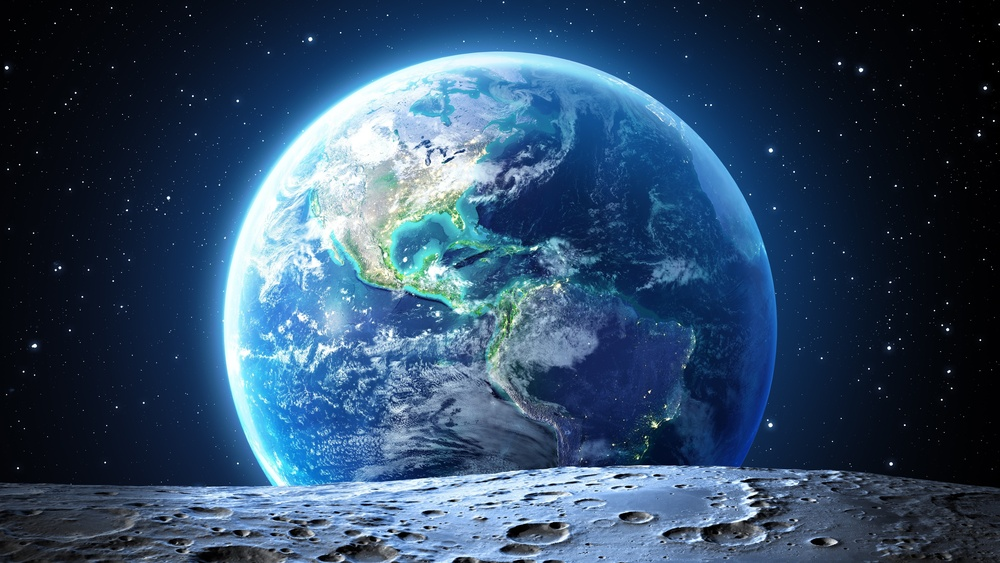
#> input picture 14_Frequency_LPF/input14.jpg, 1000 x 563 px, shrunk from 3834 x 2157 before the run
$ python program.py
#> lines starting #> are read from the running program, lines starting #| are printed output that depends on the picture
import cv2
import numpy as np

img = cv2.imread("input14.jpg", 0)
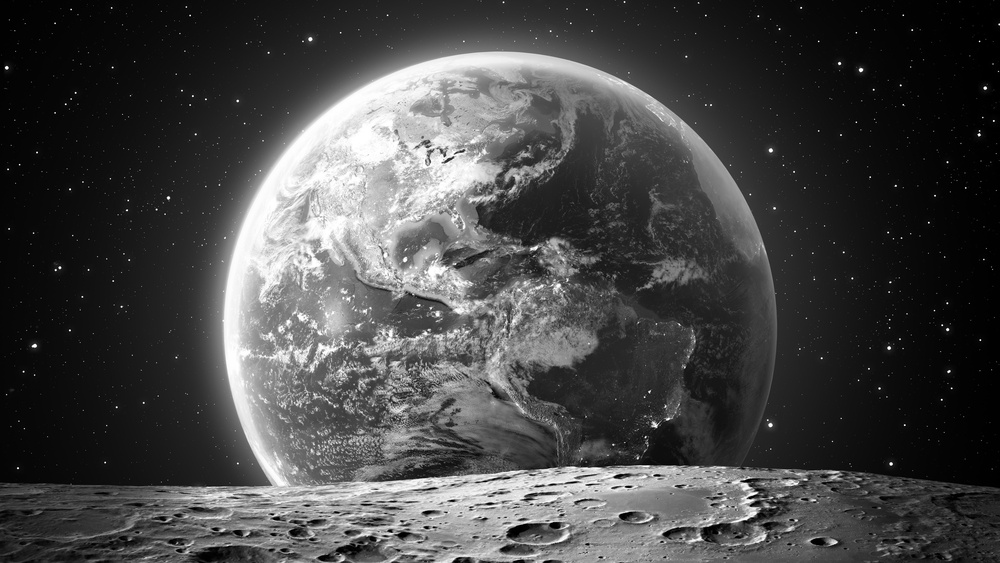
#> img: shape (563, 1000); min 0, max 255, mean 70.2

dft = np.fft.fftshift(cv2.dft(np.float32(img), flags=cv2.DFT_COMPLEX_OUTPUT))

r, c = img.shape
#> r = 563; c = 1000
mask = np.zeros((r, c, 2), np.uint8)
mask[r//2-30:r//2+30, c//2-30:c//2+30] = 1

out = cv2.idft(np.fft.ifftshift(dft * mask))
out = cv2.magnitude(out[:,:,0], out[:,:,1])
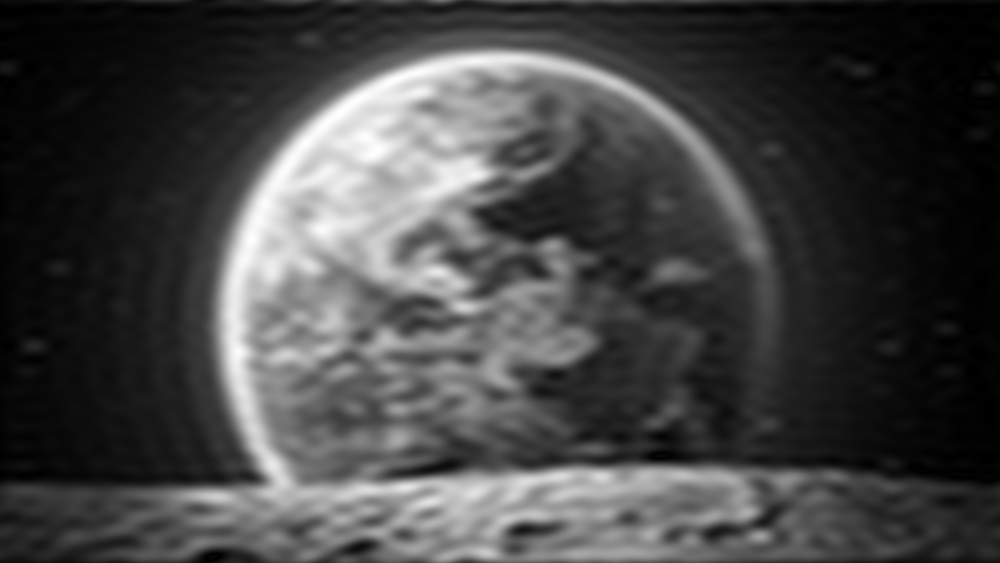
#> out: shape (563, 1000) float32; min 6193.7, max 147823344, mean 39532528; drawn with min black and max white

out = cv2.normalize(out, None, 0, 255, cv2.NORM_MINMAX)
cv2.imwrite("output14.png", np.uint8(out))

cv2.imshow("LPF Output", np.uint8(out))
cv2.waitKey(0)
cv2.destroyAllWindows()
